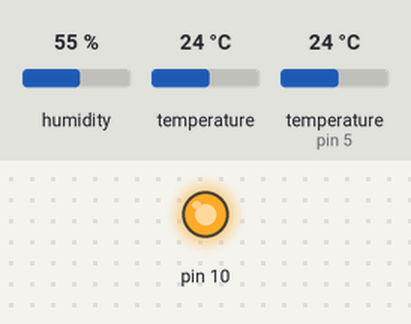
This sketch was run on a simulated Arduino Uno, built with avr-gcc and run on an emulated ATmega328P. On the bench: output pins drawn as LEDs (lit = HIGH). Inputs (shaded band) come from the test bench; at power-on: humidity 55 %, temperature 24 °C, temperature (sensor on pin 5) 24 °C. Pins used as bus, display or sensor lines are not drawn.

Above: at 0.2 s.
Timing chart, 0 to 1.7 s (numbered marks = the images above):
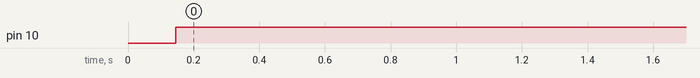

The sketch:

bee_transmitter.ino
```cpp
/**
 * Bee Hive Transmitter using Arduino
 * Read sensor values every 15 minutes and send them through mrf24j40
 */
#include <avr/power.h>
#include <LowPower.h>
#include <SPI.h>
#include <OneWire.h>
#include <DallasTemperature.h>
#include <Adafruit_Sensor.h>
#include <Adafruit_AM2320.h>
#include "mrf24j.h"
#include "voltage.h"

#define PIN_TEMPERATURE 5
#define PIN_RESET       6
#define PIN_CS          7
#define PIN_POWERSW     3
#define PIN_INTERRUPT   2

#define NETWORK 0xcafe
#define NAME    0x4202
#define BASE    0x4201

Mrf24j mrf(PIN_RESET, PIN_CS, PIN_INTERRUPT);
OneWire owTemperature(PIN_TEMPERATURE);
DallasTemperature sensorTemperature(&owTemperature);
Adafruit_AM2320 am2320 = Adafruit_AM2320();

char tx_msg[128];
int tx_max_retries = 10;
int tx_retries = 0;
bool tx_wait_confirm = false;

void setup() {
  pinMode(PIN_POWERSW, OUTPUT);
}

void interrupt_routine() {
  mrf.interrupt_handler(); // mrf24 object interrupt routine
}

void loop() {
  // Turn power on to sensors + wireless
  power_on();

  // Request temperature reading
  sensorTemperature.requestTemperatures();
  delay(100);

  // Read temperature reading
  char temp1[10];
  dtostrf(am2320.readTemperature(), sizeof(temp1) - 1, 2, temp1);
  char *temp1fix = skip_whitespace(temp1);

  char hum1[10];
  dtostrf(am2320.readHumidity(), sizeof(hum1) - 1, 2, hum1);
  char *hum1fix = skip_whitespace(hum1);

  char temp2[10];
  dtostrf(sensorTemperature.getTempCByIndex(0), sizeof(temp2) - 1, 2, temp2);
  char *temp2fix = skip_whitespace(temp2);

  int batteryPC = getVoltagePC();

  snprintf(tx_msg, sizeof(tx_msg), "BP:%u;BV:%u;T1:%s;H1:%s;T2:%s", batteryPC, getVoltage(), temp1fix, hum1fix, temp2fix);
  do_tx();

  // Sleep for 15 minutes
  for(int i=0; i<112; i++) {
    LowPower.powerStandby(SLEEP_8S, ADC_OFF, BOD_OFF);
  }
}

// Skip leading whitespace
char *skip_whitespace(char *in)
{
  char *skipper = &in[0];
  while(isWhitespace(skipper[0]))
    skipper++;

  return skipper;
}

void handle_rx() {
}

void do_tx() {
  tx_wait_confirm = true;
  mrf.send16(BASE, tx_msg);

  // Loop here a few times while tx_wait_confirm
  for(int i=0; i<5 && tx_wait_confirm; i++) {
    delay(100);
    mrf.check_flags(&handle_rx, &handle_tx);
  }

  // If we didn't get confirmation or we did but it failed, send again
  if((tx_wait_confirm || !mrf.get_txinfo()->tx_ok) && tx_retries < tx_max_retries) {
    tx_retries++;
    do_tx();
  } else {
    tx_wait_confirm = false;
    tx_retries = 0;
    power_off();
  }
}

void handle_tx() {
  tx_wait_confirm = false;
}

void power_on() {
  digitalWrite(PIN_POWERSW, LOW);
  delay(100);

  power_twi_enable();

  pinMode(PIN_TEMPERATURE, INPUT_PULLUP);
  sensorTemperature.begin();

  am2320.begin();

  // Revert changes made on MOSI pin during power off
  pinMode(11, OUTPUT);
  digitalWrite(11, HIGH);

  mrf.reset();
  mrf.init();
  mrf.set_pan(NETWORK);
  mrf.address16_write(NAME);

  //mrf.set_palna(true);
  //mrf.write_short(MRF_TRISGPIO, 0b00111111);
  //mrf.write_short(MRF_GPIO, 0b00001111);

  attachInterrupt(digitalPinToInterrupt(PIN_INTERRUPT), interrupt_routine, CHANGE);
  interrupts();
}

void power_off() {
  // End SPI
  mrf.shutdown();

  // Force MOSI to input and low to reduce power usage
  pinMode(11, INPUT);
  digitalWrite(11, LOW);

  // Other pins to low
  digitalWrite(PIN_RESET, LOW);
  digitalWrite(PIN_CS, LOW);

  // Stop interrupts using power
  detachInterrupt(digitalPinToInterrupt(PIN_INTERRUPT));

  // I2C shutdown
  TWCR &= ~(_BV(TWEN));
  TWCR = 0;
  pinMode(SDA, INPUT);
  pinMode(SCL, INPUT);
  digitalWrite(SDA, LOW);
  digitalWrite(SCL, LOW);
  //power_twi_disable();

  digitalWrite(PIN_POWERSW, HIGH);
}
```

mrf24j.cpp
```cpp
// (licence header left out)
#include "mrf24j.h"

// aMaxPHYPacketSize = 127, from the 802.15.4-2006 standard.
static uint8_t rx_buf[127];

// essential for obtaining the data frame only
// bytes_MHR = 2 Frame control + 1 sequence number + 2 panid + 2 shortAddr Destination + 2 shortAddr Source
static int bytes_MHR = 9;
static int bytes_FCS = 2; // FCS length = 2
static int bytes_nodata = bytes_MHR + bytes_FCS; // no_data bytes in PHY payload,  header length + FCS

static int ignoreBytes = 0; // bytes to ignore, some modules behaviour.

static boolean bufPHY = false; // flag to buffer all bytes in PHY Payload, or not

volatile uint8_t flag_got_rx;
volatile uint8_t flag_got_tx;

static rx_info_t rx_info;
static tx_info_t tx_info;

/**
 * Constructor MRF24J Object.
 * @param pin_reset, @param pin_chip_select, @param pin_interrupt
 */
Mrf24j::Mrf24j(int pin_reset, int pin_chip_select, int pin_interrupt) {
    _pin_reset = pin_reset;
    _pin_cs = pin_chip_select;
    _pin_int = pin_interrupt;

    pinMode(_pin_reset, OUTPUT);
    pinMode(_pin_cs, OUTPUT);
    pinMode(_pin_int, INPUT);

    //SPI.setBitOrder(MSBFIRST) ;
    //SPI.setDataMode(SPI_MODE0);
    //SPI.begin();
}

void Mrf24j::shutdown(void) {
    SPI.end();
}

void Mrf24j::reset(void) {
    digitalWrite(_pin_reset, LOW);
    delay(10);  // just my gut
    digitalWrite(_pin_reset, HIGH);
    delay(20);  // from manual
}

byte Mrf24j::read_short(byte address) {
    digitalWrite(_pin_cs, LOW);
    // 0 top for short addressing, 0 bottom for read
    SPI.transfer(address<<1 & 0b01111110);
    byte ret = SPI.transfer(0x00);
    digitalWrite(_pin_cs, HIGH);
    return ret;
}

byte Mrf24j::read_long(word address) {
    digitalWrite(_pin_cs, LOW);
    byte ahigh = address >> 3;
    byte alow = address << 5;
    SPI.transfer(0x80 | ahigh);  // high bit for long
    SPI.transfer(alow);
    byte ret = SPI.transfer(0);
    digitalWrite(_pin_cs, HIGH);
    return ret;
}

void Mrf24j::write_short(byte address, byte data) {
    digitalWrite(_pin_cs, LOW);
    // 0 for top short address, 1 bottom for write
    SPI.transfer((address<<1 & 0b01111110) | 0x01);
    SPI.transfer(data);
    digitalWrite(_pin_cs, HIGH);
}

void Mrf24j::write_long(word address, byte data) {
    digitalWrite(_pin_cs, LOW);
    byte ahigh = address >> 3;
    byte alow = address << 5;
    SPI.transfer(0x80 | ahigh);  // high bit for long
    SPI.transfer(alow | 0x10);  // last bit for write
    SPI.transfer(data);
    digitalWrite(_pin_cs, HIGH);
}

word Mrf24j::get_pan(void) {
    byte panh = read_short(MRF_PANIDH);
    return panh << 8 | read_short(MRF_PANIDL);
}

void Mrf24j::set_pan(word panid) {
    write_short(MRF_PANIDH, panid >> 8);
    write_short(MRF_PANIDL, panid & 0xff);
}

void Mrf24j::address16_write(word address16) {
    write_short(MRF_SADRH, address16 >> 8);
    write_short(MRF_SADRL, address16 & 0xff);
}

word Mrf24j::address16_read(void) {
    byte a16h = read_short(MRF_SADRH);
    return a16h << 8 | read_short(MRF_SADRL);
}

/**
 * Simple send 16, with acks, not much of anything.. assumes src16 and local pan only.
 * @param data
 */
void Mrf24j::send16(word dest16, char * data) {
    byte len = strlen(data); // get the length of the char* array
    int i = 0;
    write_long(i++, bytes_MHR); // header length
    // +ignoreBytes is because some module seems to ignore 2 bytes after the header?!.
    // default: ignoreBytes = 0;
    write_long(i++, bytes_MHR+ignoreBytes+len);

    // 0 | pan compression | ack | no security | no data pending | data frame[3 bits]
    write_long(i++, 0b01100001); // first byte of Frame Control
    // 16 bit source, 802.15.4 (2003), 16 bit dest,
    write_long(i++, 0b10001000); // second byte of frame control
    write_long(i++, 1);  // sequence number 1

    word panid = get_pan();

    write_long(i++, panid & 0xff);  // dest panid
    write_long(i++, panid >> 8);
    write_long(i++, dest16 & 0xff);  // dest16 low
    write_long(i++, dest16 >> 8); // dest16 high

    word src16 = address16_read();
    write_long(i++, src16 & 0xff); // src16 low
    write_long(i++, src16 >> 8); // src16 high

    // All testing seems to indicate that the next two bytes are ignored.
    //2 bytes on FCS appended by TXMAC
    i+=ignoreBytes;
    for (int q = 0; q < len; q++) {
        write_long(i++, data[q]);
    }
    // ack on, and go!
    write_short(MRF_TXNCON, (1<<MRF_TXNACKREQ | 1<<MRF_TXNTRIG));
}

void Mrf24j::set_interrupts(void) {
    // interrupts for rx and tx normal complete
    write_short(MRF_INTCON, 0b11110110);
}

/** use the 802.15.4 channel numbers..
 */
void Mrf24j::set_channel(byte channel) {
    write_long(MRF_RFCON0, (((channel - 11) << 4) | 0x03));
}

void Mrf24j::init(void) {
    SPI.setBitOrder(MSBFIRST) ;
    SPI.setDataMode(SPI_MODE0);
    SPI.begin();

    /*
    // Seems a bit ridiculous when I use reset pin anyway
    write_short(MRF_SOFTRST, 0x7); // from manual
    while (read_short(MRF_SOFTRST) & 0x7 != 0) {
        ; // wait for soft reset to finish
    }
    */
    write_short(MRF_PACON2, 0x98); // – Initialize FIFOEN = 1 and TXONTS = 0x6.
    write_short(MRF_TXSTBL, 0x95); // – Initialize RFSTBL = 0x9.

    write_long(MRF_RFCON0, 0x03); // – Initialize RFOPT = 0x03.
    write_long(MRF_RFCON1, 0x01); // – Initialize VCOOPT = 0x02.
    write_long(MRF_RFCON2, 0x80); // – Enable PLL (PLLEN = 1).
    write_long(MRF_RFCON6, 0x90); // – Initialize TXFIL = 1 and 20MRECVR = 1.
    write_long(MRF_RFCON7, 0x80); // – Initialize SLPCLKSEL = 0x2 (100 kHz Internal oscillator).
    write_long(MRF_RFCON8, 0x10); // – Initialize RFVCO = 1.
    write_long(MRF_SLPCON1, 0x21); // – Initialize CLKOUTEN = 1 and SLPCLKDIV = 0x01.

    //  Configuration for nonbeacon-enabled devices (see Section 3.8 “Beacon-Enabled and
    //  Nonbeacon-Enabled Networks”):
    write_short(MRF_BBREG2, 0x80); // Set CCA mode to ED
    write_short(MRF_CCAEDTH, 0x60); // – Set CCA ED threshold.
    write_short(MRF_BBREG6, 0x40); // – Set appended RSSI value to RXFIFO.
    set_interrupts();
    set_channel(12);
    // max power is by default.. just leave it...
    // Set transmitter power - See “REGISTER 2-62: RF CONTROL 3 REGISTER (ADDRESS: 0x203)”.
    write_short(MRF_RFCTL, 0x04); //  – Reset RF state machine.
    write_short(MRF_RFCTL, 0x00); // part 2
    delay(1); // delay at least 192usec
}

/**
 * Call this from within an interrupt handler connected to the MRFs output
 * interrupt pin.  It handles reading in any data from the module, and letting it
 * continue working.
 * Only the most recent data is ever kept.
 */
void Mrf24j::interrupt_handler(void) {
    uint8_t last_interrupt = read_short(MRF_INTSTAT);
    if (last_interrupt & MRF_I_RXIF) {
        flag_got_rx++;
        // read out the packet data...
        noInterrupts();
        rx_disable();
        // read start of rxfifo for, has 2 bytes more added by FCS. frame_length = m + n + 2
        uint8_t frame_length = read_long(0x300);

        // buffer all bytes in PHY Payload
        if(bufPHY){
            int rb_ptr = 0;
            for (int i = 0; i < frame_length; i++) { // from 0x301 to (0x301 + frame_length -1)
                rx_buf[rb_ptr++] = read_long(0x301 + i);
            }
        }

        // buffer data bytes
        int rd_ptr = 0;
        // from (0x301 + bytes_MHR) to (0x301 + frame_length - bytes_nodata - 1)
        for (int i = 0; i < rx_datalength(); i++) {
            rx_info.rx_data[rd_ptr++] = read_long(0x301 + bytes_MHR + i);
        }

        rx_info.frame_length = frame_length;
        // same as datasheet 0x301 + (m + n + 2) <-- frame_length
        rx_info.lqi = read_long(0x301 + frame_length);
        // same as datasheet 0x301 + (m + n + 3) <-- frame_length + 1
        rx_info.rssi = read_long(0x301 + frame_length + 1);

        rx_enable();
        interrupts();
    }
    if (last_interrupt & MRF_I_TXNIF) {
        flag_got_tx++;
        uint8_t tmp = read_short(MRF_TXSTAT);
        // 1 means it failed, we want 1 to mean it worked.
        tx_info.tx_ok = !(tmp & ~(1 << TXNSTAT));
        tx_info.retries = tmp >> 6;
        tx_info.channel_busy = (tmp & (1 << CCAFAIL));
    }
}


/**
 * Call this function periodically, it will invoke your nominated handlers
 */
void Mrf24j::check_flags(void (*rx_handler)(void), void (*tx_handler)(void)){
    // TODO - we could check whether the flags are > 1 here, indicating data was lost?
    if (flag_got_rx) {
        flag_got_rx = 0;
        rx_handler();
    }
    if (flag_got_tx) {
        flag_got_tx = 0;
        tx_handler();
    }
}

/**
 * Set RX mode to promiscuous, or normal
 */
void Mrf24j::set_promiscuous(boolean enabled) {
    if (enabled) {
        write_short(MRF_RXMCR, 0x01);
    } else {
        write_short(MRF_RXMCR, 0x00);
    }
}

rx_info_t * Mrf24j::get_rxinfo(void) {
    return &rx_info;
}

tx_info_t * Mrf24j::get_txinfo(void) {
    return &tx_info;
}

uint8_t * Mrf24j::get_rxbuf(void) {
    return rx_buf;
}

int Mrf24j::rx_datalength(void) {
    return rx_info.frame_length - bytes_nodata;
}

void Mrf24j::set_ignoreBytes(int ib) {
    // some modules behaviour
    ignoreBytes = ib;
}

/**
 * Set bufPHY flag to buffer all bytes in PHY Payload, or not
 */
void Mrf24j::set_bufferPHY(boolean bp) {
    bufPHY = bp;
}

boolean Mrf24j::get_bufferPHY(void) {
    return bufPHY;
}

/**
 * Set PA/LNA external control
 */
void Mrf24j::set_palna(boolean enabled) {
    if (enabled) {
        write_long(MRF_TESTMODE, 0x07); // Enable PA/LNA on MRF24J40MB module.
    }else{
        write_long(MRF_TESTMODE, 0x00); // Disable PA/LNA on MRF24J40MB module.
    }
}

void Mrf24j::rx_flush(void) {
    write_short(MRF_RXFLUSH, 0x01);
}

void Mrf24j::rx_disable(void) {
    write_short(MRF_BBREG1, 0x04);  // RXDECINV - disable receiver
}

void Mrf24j::rx_enable(void) {
    write_short(MRF_BBREG1, 0x00);  // RXDECINV - enable receiver
}
```

voltage.cpp
```cpp
// Function created to obtain chip's actual Vcc voltage value, using internal bandgap reference
// This demonstrates ability to read processors Vcc voltage and the ability to maintain A/D calibration with changing Vcc
// Now works for 168/328 and mega boards.
// Thanks to "Coding Badly" for direct register control for A/D mux
// 1/9/10 "retrolefty"

#include "Arduino.h"

#define VOLTAGE_MIN 270
#define VOLTAGE_MAX 500

int getVoltage(void) // Returns actual value of Vcc (x 100)
{
#if defined(__AVR_ATmega1280__) || defined(__AVR_ATmega2560__)
  // For mega boards
  const long InternalReferenceVoltage = 1115L;  // Adjust this value to your boards specific internal BG voltage x1000

  // REFS1 REFS0          --> 0 1, AVcc internal ref. -Selects AVcc reference
  // MUX4 MUX3 MUX2 MUX1 MUX0  --> 11110 1.1V (VBG)         -Selects channel 30, bandgap voltage, to measure
  ADMUX = (0<<REFS1) | (1<<REFS0) | (0<<ADLAR)| (0<<MUX5) | (1<<MUX4) | (1<<MUX3) | (1<<MUX2) | (1<<MUX1) | (0<<MUX0);
#else
  // For 168/328 boards
  const long InternalReferenceVoltage = 1115L;  // Adjust this value to your boards specific internal BG voltage x1000

  // REFS1 REFS0          --> 0 1, AVcc internal ref. -Selects AVcc external reference
  // MUX3 MUX2 MUX1 MUX0  --> 1110 1.1V (VBG)         -Selects channel 14, bandgap voltage, to measure
  ADMUX = (0<<REFS1) | (1<<REFS0) | (0<<ADLAR) | (1<<MUX3) | (1<<MUX2) | (1<<MUX1) | (0<<MUX0);
#endif

  delay(50);  // Let mux settle a little to get a more stable A/D conversion

  // Start a conversion
  ADCSRA |= _BV( ADSC );

  // Wait for it to complete
  while(((ADCSRA & (1<<ADSC)) != 0));

  // Scale the value
  int results = (((InternalReferenceVoltage * 1024L) / ADC) + 5L) / 10L; // calculates for straight line value
  return results;
}

int getVoltagePC(void)
{
  int v = getVoltage() - VOLTAGE_MIN;
  int m = VOLTAGE_MAX - VOLTAGE_MIN;
  return v * 100 / m;
}
```

voltage.h
```cpp
#define VOLTAGE_MIN 270
#define VOLTAGE_MAX 500

int getVoltagePC(void);
int getVoltage(void);
```

Source omitted: mrf24j.h (5696 bytes)

Measured:
- by itself, pin 10: LOW → HIGH at 0.15 s
